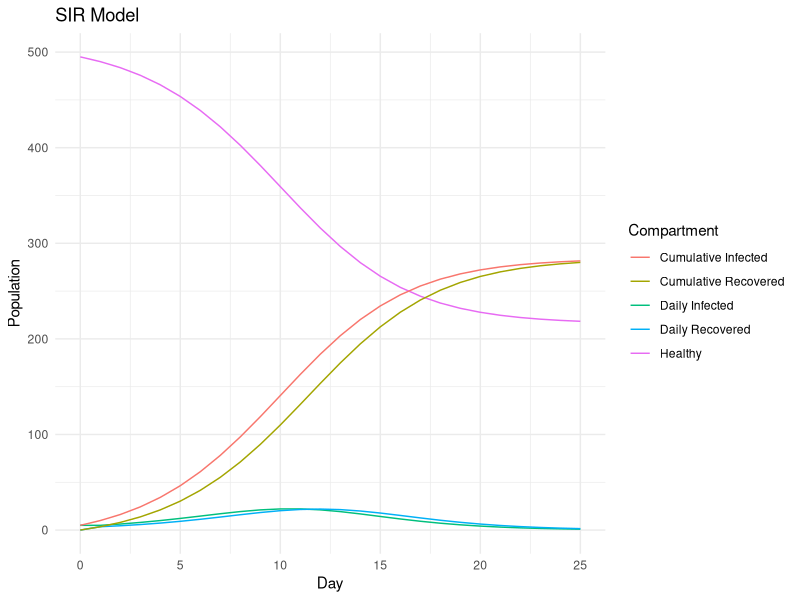

Write the R code that produced this figure.
 library(dplyr)
library(ggplot2)

basicSIR = function(population, suscept.rate, initial.infected, spread.rate, recover.rate){
  day = 0
  healthy = population - initial.infected
  susceptible = healthy * suscept.rate
  daily_infected = initial.infected
  daily_recovered = 0
  current_infected = initial.infected
  cum_infected = initial.infected
  cum_recovered = 0
  # Table storing S, I, R compartments over time
  df = data_frame(Day = day, 
                  Healthy = healthy, 
                  Susceptible = susceptible, 
                  DailyInfected = daily_infected,
                  DailyRecovered = daily_recovered,
                  CurrentInfected = current_infected,
                  TotalInfected = cum_infected,
                  TotalRecovered = cum_recovered)
  while(daily_infected >= 1){
    day = day + 1
    daily_infected = current_infected * susceptible * spread.rate
    healthy = healthy - daily_infected
    susceptible = healthy * suscept.rate
    daily_recovered = recover.rate * current_infected
    current_infected = current_infected + daily_infected - daily_recovered
    cum_infected = cum_infected + daily_infected
    cum_recovered = daily_recovered + cum_recovered
    data = c(day, healthy, susceptible, daily_infected, daily_recovered, current_infected, cum_infected, cum_recovered)
    df = rbind(df, data)
  }
  return(df)
}

SIR.plot = function(model){
  ggplot(data  = model, aes(x = Day)) +
    geom_line(aes(y = Healthy, color = "Healthy")) +
    geom_line(aes(y = DailyInfected, color = "Daily Infected")) +
    geom_line(aes(y = DailyRecovered, color = "Daily Recovered")) +
    geom_line(aes(y = TotalInfected, color = "Cumulative Infected")) +
    geom_line(aes(y = TotalRecovered, color = "Cumulative Recovered")) +
    scale_color_discrete(name = "Compartment") +
    labs(y = "Population", title = "SIR Model") + 
    theme_minimal()
}

#Test
a = basicSIR(500, 0.2, 5, 0.01, 0.7)
SIR.plot(a)